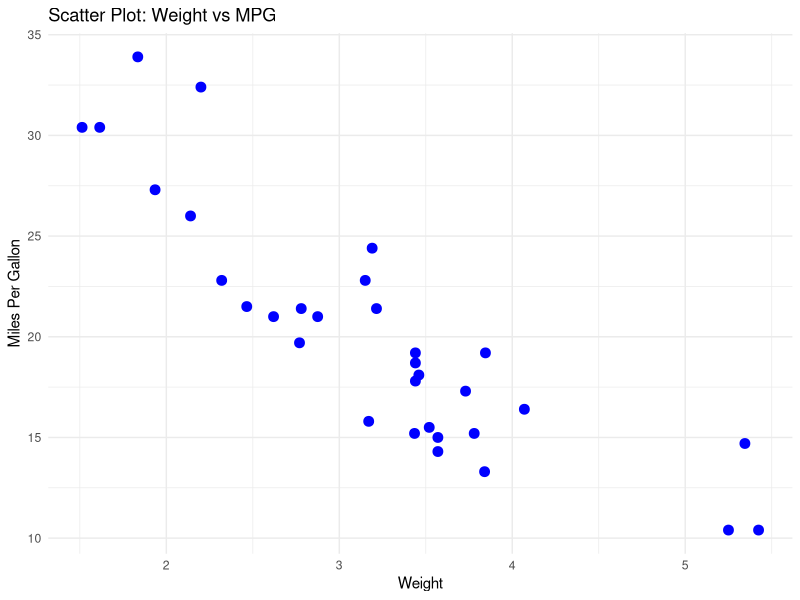
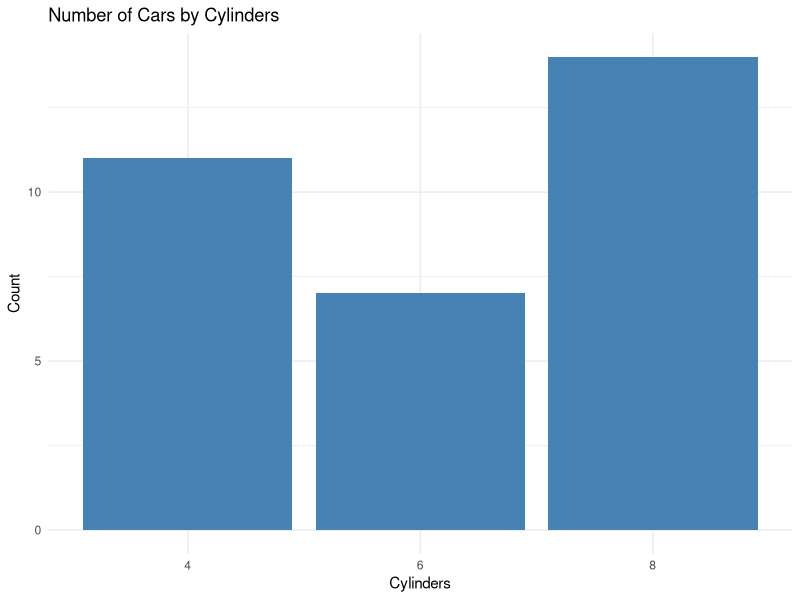
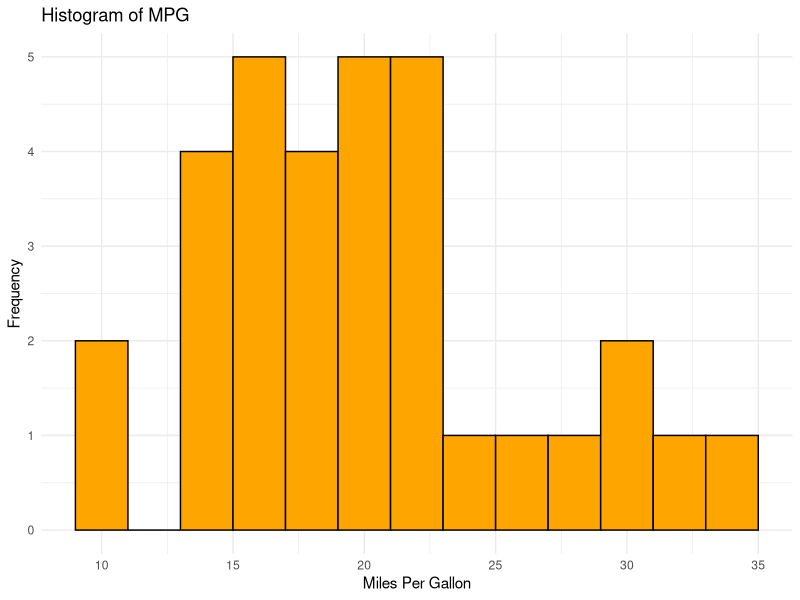
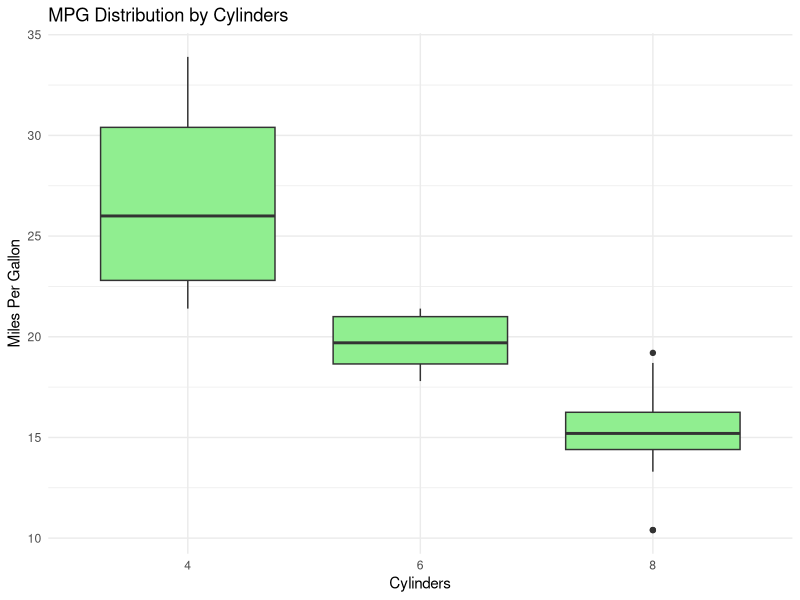
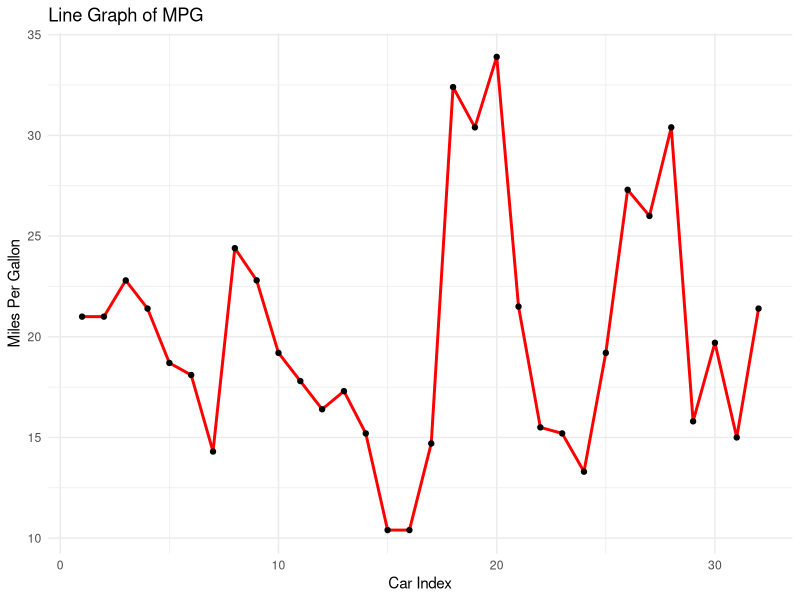

Generate these figures, in order, with R:
# Install ggplot2 if not already installed
install.packages("ggplot2")

# Load library
library(ggplot2)

# Load dataset
data(mtcars)

# 1. Scatter Plot
ggplot(mtcars, aes(x = wt, y = mpg)) +
  geom_point(color = "blue", size = 3) +
  labs(title = "Scatter Plot: Weight vs MPG",
       x = "Weight", y = "Miles Per Gallon") +
  theme_minimal()

# 2. Bar Chart
ggplot(mtcars, aes(x = factor(cyl))) +
  geom_bar(fill = "steelblue") +
  labs(title = "Number of Cars by Cylinders",
       x = "Cylinders", y = "Count") +
  theme_minimal()

# 3. Histogram
ggplot(mtcars, aes(x = mpg)) +
  geom_histogram(binwidth = 2, fill = "orange", color = "black") +
  labs(title = "Histogram of MPG",
       x = "Miles Per Gallon", y = "Frequency") +
  theme_minimal()

# 4. Box Plot
ggplot(mtcars, aes(x = factor(cyl), y = mpg)) +
  geom_boxplot(fill = "lightgreen") +
  labs(title = "MPG Distribution by Cylinders",
       x = "Cylinders", y = "Miles Per Gallon") +
  theme_minimal()

# 5. Line Graph
mtcars$order <- 1:nrow(mtcars)

ggplot(mtcars, aes(x = order, y = mpg)) +
  geom_line(color = "red", linewidth = 1) +
  geom_point(color = "black") +
  labs(title = "Line Graph of MPG",
       x = "Car Index", y = "Miles Per Gallon") +
  theme_minimal()
